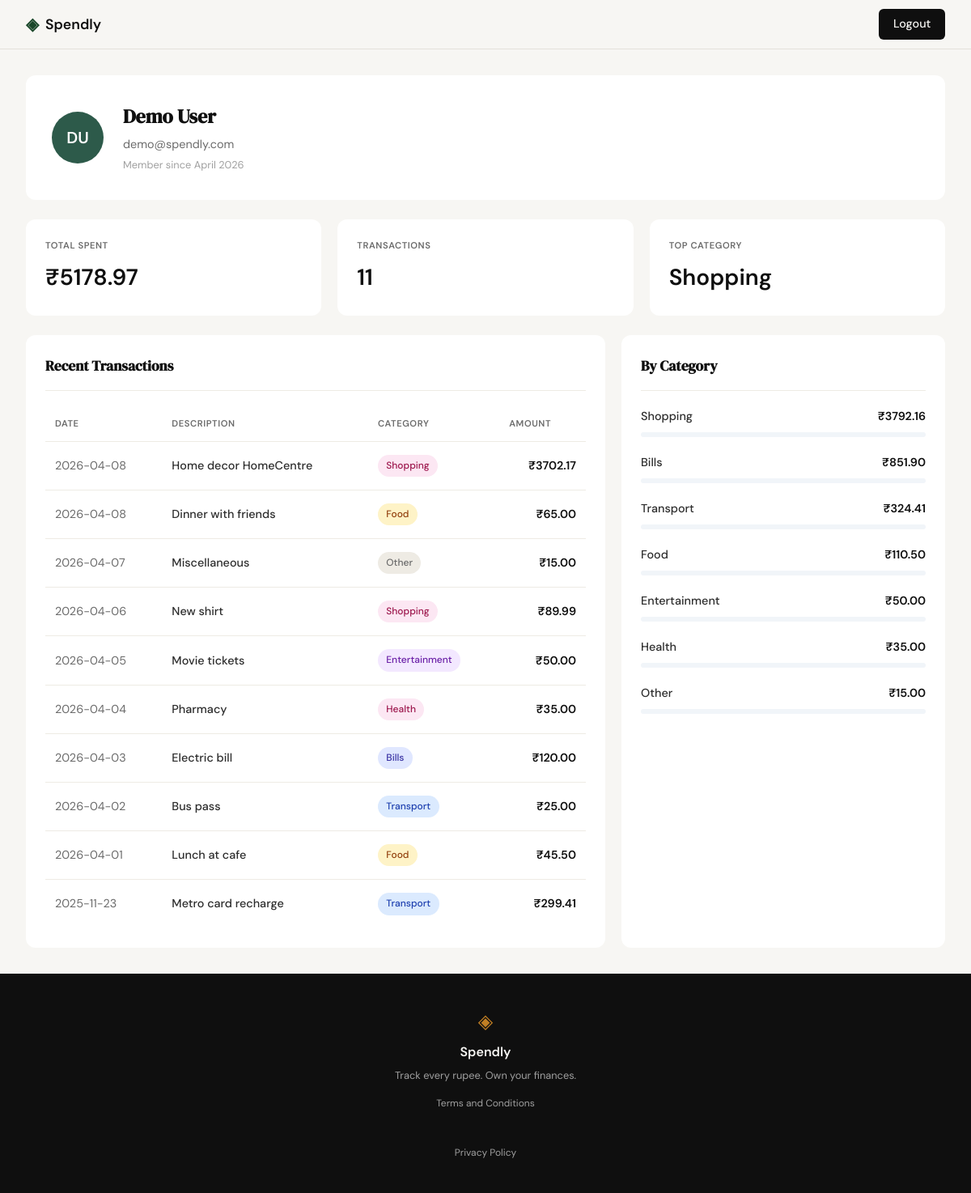
Screenshot of /profile (signed in) with the database file from the repository.
### tables this page shows
CREATE TABLE users (
            id INTEGER PRIMARY KEY AUTOINCREMENT,
            name TEXT NOT NULL,
            email TEXT UNIQUE NOT NULL,
            password_hash TEXT NOT NULL,
            created_at TEXT DEFAULT (datetime('now'))
        );

CREATE TABLE expenses (
            id INTEGER PRIMARY KEY AUTOINCREMENT,
            user_id INTEGER NOT NULL,
            amount REAL NOT NULL,
            category TEXT NOT NULL,
            date TEXT NOT NULL,
            description TEXT,
            created_at TEXT DEFAULT (datetime('now')),
            FOREIGN KEY (user_id) REFERENCES users(id)
        );

### app.py (the view)
@app.route("/profile")
def profile():
    if not session.get("user_id"):
        return redirect(url_for("login"))
    user_id = session["user_id"]
    user = get_user_by_id(user_id)
    if user is None:
        session.clear()
        return redirect(url_for("login"))
    stats = get_summary_stats(user_id)
    transactions = get_recent_transactions(user_id)
    categories = get_category_breakdown(user_id)
    return render_template("profile.html",
                          user=user, stats=stats,
                          transactions=transactions, categories=categories)

### database/db.py (called while the page is built)
def get_db():
    conn = sqlite3.connect(DATABASE)
    conn.row_factory = sqlite3.Row
    conn.execute("PRAGMA foreign_keys = ON")
    return conn

### database/queries.py (called while the page is built)
def get_user_by_id(user_id):
    conn = get_db()
    cursor = conn.cursor()
    cursor.execute(
        "SELECT id, name, email, created_at FROM users WHERE id = ?",
        (user_id,)
    )
    user = cursor.fetchone()
    conn.close()
    if user is None:
        return None
    try:
        date_obj = datetime.strptime(user['created_at'], '%Y-%m-%d %H:%M:%S')
        member_since = date_obj.strftime('%B %Y')
    except ValueError:
        member_since = user['created_at'][:7]  # Just YYYY-MM
    return {
        'id': user['id'],
        'name': user['name'],
        'email': user['email'],
        'member_since': member_since,
        'initials': ''.join([part[0].upper() for part in user['name'].split()[:2]]) or 'U'
    }

def get_recent_transactions(user_id, limit=10):
    conn = get_db()
    cursor = conn.cursor()
    cursor.execute(
        """SELECT date, description, category, amount
           FROM expenses
           WHERE user_id = ?
           ORDER BY date DESC, created_at DESC
           LIMIT ?""",
        (user_id, limit)
    )
    transactions = []
    for row in cursor.fetchall():
        transactions.append({
            'date': row['date'],
            'description': row['description'] or '',
            'category': row['category'],
            'amount': row['amount']
        })
    conn.close()
    return transactions

### templates/profile.html (shortened to what this page needs)
{% extends "base.html" %}
{% block content %}
<div class="profile-page">
    <div class="profile-header-card">
        <div class="profile-avatar">{{ user.initials }}</div>
        <div class="profile-details">
            <h1 class="profile-name">{{ user.name }}</h1>
            <p class="profile-email">{{ user.email }}</p>
            <p class="profile-member">Member since {{ user.member_since }}</p>
        </div>
    </div>
    <div class="stats-row">
        <div class="stat-card">
            <span class="stat-label">TOTAL SPENT</span>
            <span class="stat-value">₹{{ "%.2f"|format(stats.total_spent) }}</span>
        </div>
        <div class="stat-card">
            <span class="stat-label">TRANSACTIONS</span>
            <span class="stat-value">{{ stats.transaction_count }}</span>
        </div>
        <div class="stat-card">
            <span class="stat-label">TOP CATEGORY</span>
            <span class="stat-value">{{ stats.top_category }}</span>
        </div>
    </div>
    <div class="profile-bottom">
        <div class="transactions-card">
            <h2 class="card-title">Recent Transactions</h2>
            <table class="transactions-table">
                <thead>
                    <tr>
                        <th>DATE</th>
                        <th>DESCRIPTION</th>
                        <th>CATEGORY</th>
                        <th class="amount-header">AMOUNT</th>
                    </tr>
                </thead>
                <tbody>
                    {% for tx in transactions %}
                    <tr>
                        <td class="date-cell">{{ tx.date }}</td>
                        <td class="desc-cell">{{ tx.description }}</td>
                        <td class="category-cell"><span class="badge badge-{{ tx.category|lower }}">{{ tx.category }}</span></td>
                        <td class="amount-cell">₹{{ "%.2f"|format(tx.amount) }}</td>
                    </tr>
                    {% endfor %}
                </tbody>
            </table>
        </div>
        <div class="categories-card">
            <h2 class="card-title">By Category</h2>
            <div class="categories-list">
                {% for cat in categories %}
                <div class="category-item">
                    <div class="category-header">
                        <span class="category-name">{{ cat.name }}</span>
                        <span class="category-amount">₹{{ "%.2f"|format(cat.amount) }}</span>
                    </div>
                    <div class="category-bar-bg">
                        <div class="category-bar category-bar-{{ cat.class }}" style="width: {{ cat.pct }}%"></div>
                    </div>
                </div>
                {% endfor %}
            </div>
        </div>
    </div>
</div>
{% endblock %}

### templates/base.html (shortened to what this page needs)
<!DOCTYPE html>
<html lang="en">
<head>
    <link rel="stylesheet" href="{{ url_for('static', filename='css/style.css') }}">
</head>
<body>
    <nav class="navbar">
        <div class="nav-inner">
            <a href="{{ url_for('landing') }}" class="nav-brand">
                <span class="brand-icon">◈</span>
                <span class="brand-name">Spendly</span>
            </a>
            <div class="nav-links">
                {% if session.get('user_id') %}
                    <a href="{{ url_for('logout') }}" class="nav-cta">Logout</a>
                {% else %}
                    <a href="{{ url_for('login') }}">Sign in</a>
                    <a href="{{ url_for('register') }}" class="nav-cta">Get started</a>
                {% endif %}
            </div>
        </div>
    </nav>
    <main class="main-content">
        {% block content %}{% endblock %}
    </main>
    <footer class="footer">
        <div class="footer-inner">
            <span class="brand-icon">◈</span>
            <span class="footer-name">Spendly</span>
            <p class="footer-copy">Track every rupee. Own your finances.</p>
            <div class="footer-links">
                <a href="/terms">Terms and Conditions</a><br>
                <a href="/privacy">Privacy Policy</a>
            </div>
        </div>
    </footer>
</body>
</html>

### rows the page displays
users: name "Demo User", email "demo@spendly.com"
expenses: date "2026-04-08", description "Home decor HomeCentre", category "Shopping", amount "3702.17"
expenses: date "2026-04-08", description "Dinner with friends", category "Food", amount "65.00"
expenses: date "2026-04-07", description "Miscellaneous", category "Other", amount "15.00", name "Other"
expenses: date "2026-04-06", description "New shirt", category "Shopping", amount "89.99"
expenses: date "2026-04-05", description "Movie tickets", category "Entertainment", amount "50.00", name "Entertainment", {{ cat.pct }} 1 (drawn)
expenses: date "2026-04-04", description "Pharmacy", category "Health", amount "35.00", name "Health", {{ cat.pct }} 1 (drawn)
expenses: date "2026-04-03", description "Electric bill", category "Bills", amount "120.00"
expenses: date "2026-04-02", description "Bus pass", category "Transport", amount "25.00"
expenses: date "2026-04-01", description "Lunch at cafe", category "Food", amount "45.50"
expenses: date "2025-11-23", description "Metro card recharge", category "Transport", amount "299.41"

### other values shown
{{ user.initials }} "DU"
{{ user.member_since }} "April 2026"
{{ "%.2f"|format(stats.total_spent) }} "5178.97"
{{ stats.transaction_count }} "11"
{{ stats.top_category }} "Shopping"
{{ cat.name }} "Shopping" "Bills" "Transport" "Food"
{{ "%.2f"|format(cat.amount) }} "3792.16" "851.90" "324.41" "110.50"
